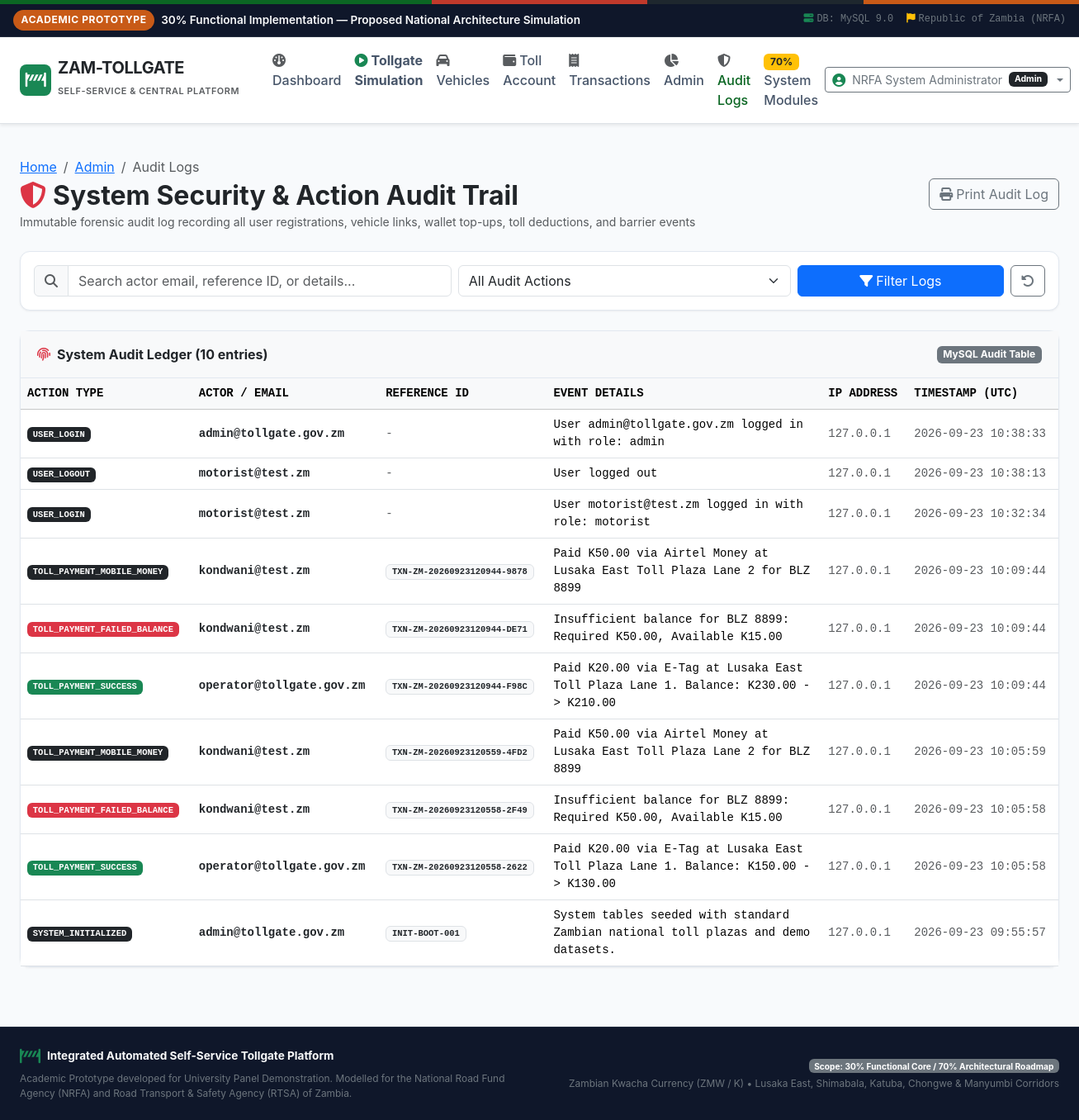
Screenshot of /admin/audit-logs (signed in) with the database file from the repository.
### models.py (models this page shows, shortened)
class AuditLog(db.Model):
    __tablename__ = 'audit_logs'
    id = db.Column(db.Integer, primary_key=True)
    action = db.Column(db.String(80), nullable=False, index=True)
    actor_email = db.Column(db.String(120), nullable=False)
    reference_id = db.Column(db.String(60), nullable=True)
    details = db.Column(db.Text, nullable=True)
    ip_address = db.Column(db.String(45), default='127.0.0.1')
    created_at = db.Column(db.DateTime, default=datetime.datetime.utcnow, index=True)

### routes/admin.py (the view)
@admin_bp.route('/admin/audit-logs')
@admin_required
def audit_logs():
    action_filter = request.args.get('action', '').strip()
    search = request.args.get('q', '').strip()
    query = AuditLog.query
    if action_filter:
        query = query.filter_by(action=action_filter)
    if search:
        query = query.filter(
            (AuditLog.actor_email.ilike(f'%{search}%')) |
            (AuditLog.reference_id.ilike(f'%{search}%')) |
            (AuditLog.details.ilike(f'%{search}%'))
        )
    logs = query.order_by(AuditLog.created_at.desc()).limit(100).all()
    distinct_actions = [a[0] for a in db.session.query(AuditLog.action).distinct().all()]
    return render_template('audit_logs.html', logs=logs, distinct_actions=distinct_actions, current_action=action_filter)

### routes/auth.py (called while the page is built)
def admin_required(f):
    @wraps(f)
    def decorated_function(*args, **kwargs):
        if 'user_id' not in session:
            flash('Administrator authentication required.', 'warning')
            return redirect(url_for('auth.login', next=request.url))
        if session.get('user_role') != 'admin':
            flash('Access denied. Administrator privileges required.', 'danger')
            return redirect(url_for('motorist.dashboard'))
        return f(*args, **kwargs)
    return decorated_function

### templates/audit_logs.html (shortened to what this page needs)
{% extends "base.html" %}
{% block content %}
<div class="container-fluid px-lg-4 py-4">
    <div class="d-flex justify-content-between align-items-center mb-4 flex-wrap gap-2">
        <div>
            <nav aria-label="breadcrumb">
                <ol class="breadcrumb mb-1">
                    <li class="breadcrumb-item"><a href="{{ url_for('index') }}">Home</a></li>
                    <li class="breadcrumb-item"><a href="{{ url_for('admin.dashboard') }}">Admin</a></li>
                    <li class="breadcrumb-item active" aria-current="page">Audit Logs</li>
                </ol>
            </nav>
            <h2 class="fw-bold mb-0 text-dark">
                <i class="fa fa-shield-halved text-danger me-2"></i>System Security & Action Audit Trail
            </h2>
            <small class="text-muted">Immutable forensic audit log recording all user registrations, vehicle links, wallet top-ups, toll deductions, and barrier events</small>
        </div>
        <button class="btn btn-outline-secondary" onclick="window.print()">
            <i class="fa fa-print me-1"></i>Print Audit Log
        </button>
    </div>
    <div class="card card-tech mb-4">
        <div class="card-body p-3">
            <form method="GET" action="{{ url_for('admin.audit_logs') }}" class="row g-2 align-items-center">
                <div class="col-md-5">
                    <div class="input-group">
                        <span class="input-group-text bg-light"><i class="fa fa-search text-muted"></i></span>
                        <input type="text" name="q" class="form-control" placeholder="Search actor email, reference ID, or details..." value="{{ request.args.get('q', '') }}">
                    </div>
                </div>
                <div class="col-md-4">
                    <select name="action" class="form-select">
                        <option value="">All Audit Actions</option>
                    </select>
                </div>
                <div class="col-md-3 d-flex gap-2">
                    <button type="submit" class="btn btn-primary flex-fill">
                        <i class="fa fa-filter me-1"></i>Filter Logs
                    </button>
                    <a href="{{ url_for('admin.audit_logs') }}" class="btn btn-outline-secondary">
                        <i class="fa fa-rotate-left"></i>
                    </a>
                </div>
            </form>
        </div>
    </div>
    <div class="card card-tech">
        <div class="card-tech-header bg-light">
            <span class="text-dark"><i class="fa fa-fingerprint me-2 text-danger"></i>System Audit Ledger ({{ logs | length }} entries)</span>
            <span class="badge bg-secondary">MySQL Audit Table</span>
        </div>
        <div class="card-body p-0">
            <div class="table-responsive">
                <table class="table table-hover align-middle mb-0 font-monospace small">
                    <thead class="table-light text-uppercase">
                        <tr>
                            <th>Action Type</th>
                            <th>Actor / Email</th>
                            <th>Reference ID</th>
                            <th>Event Details</th>
                            <th>IP Address</th>
                            <th>Timestamp (UTC)</th>
                        </tr>
                    </thead>
                    <tbody>
                        {% for log in logs %}
                        <tr>
                            <td>
                                {% if 'SUCCESS' in log.action or 'REGISTERED' in log.action %}
                                    <span class="badge bg-success">{{ log.action }}</span>
                                {% elif 'FAILED' in log.action or 'REJECTED' in log.action %}
                                    <span class="badge bg-danger">{{ log.action }}</span>
                                {% elif 'BARRIER' in log.action %}
                                    <span class="badge bg-warning text-dark">{{ log.action }}</span>
                                {% else %}
                                    <span class="badge bg-dark">{{ log.action }}</span>
                                {% endif %}
                            </td>
                            <td class="fw-semibold text-dark">{{ log.actor_email }}</td>
                            <td>
                                {% if log.reference_id %}
                                    <span class="badge bg-light text-dark border">{{ log.reference_id }}</span>
                                {% else %}
                                    <span class="text-muted">-</span>
                                {% endif %}
                            </td>
                            <td class="font-sans-serif" style="max-width: 320px;">
                                {{ log.details or '-' }}
                            </td>
                            <td class="text-muted">{{ log.ip_address }}</td>
                            <td class="text-muted">{{ log.created_at.strftime('%Y-%m-%d %H:%M:%S') if log.created_at else 'Recent' }}</td>
                        </tr>
                        {% else %}
                        <tr>
                            <td colspan="6" class="text-center py-4 text-muted font-sans-serif">
                                No audit log records found matching search filters.
                            </td>
                        </tr>
                        {% endfor %}
                    </tbody>
                </table>
            </div>
        </div>
    </div>
</div>
{% endblock %}

### static/css/custom.css (style rules this page uses)
:root { --zm-green: #0b6623; --zm-green-dark: #074b19; --zm-copper: #c85a17; --zm-copper-light: #e67e22; --zm-red: #c0392b; --zm-black: #1e272e; --zm-bg-light: #f8fafc; --zm-card-border: #e2e8f0; }
body { background-color: var(--zm-bg-light); font-family: -apple-system, BlinkMacSystemFont, "Segoe UI", Roboto, "Helvetica Neue", Arial, sans-serif; color: #334155; min-height: 100vh; display: flex; flex-direction: column; }
.card-tech { background: #ffffff; border: 1px solid var(--zm-card-border); border-radius: 0.75rem; box-shadow: 0 1px 3px 0 rgba(0, 0, 0, 0.05), 0 1px 2px -1px rgba(0, 0, 0, 0.05); transition: box-shadow 0.2s ease; }
.card-tech-header { background: transparent; border-bottom: 1px solid var(--zm-card-border); padding: 1rem 1.25rem; font-weight: 700; display: flex; align-items: center; justify-content: space-between; }

### rows the page displays
AuditLog: action "USER_LOGIN", actor_email "admin@tollgate.gov.zm", details "User admin@tollgate.gov.zm logged in with role: admin", ip_address "127.0.0.1", created_at "2026-09-23 10:38:33"
AuditLog: action "USER_LOGOUT", actor_email "motorist@test.zm", details "User logged out", ip_address "127.0.0.1", created_at "2026-09-23 10:38:13"
AuditLog: action "USER_LOGIN", actor_email "motorist@test.zm", details "User motorist@test.zm logged in with role: motorist", ip_address "127.0.0.1", created_at "2026-09-23 10:32:34"
AuditLog: action "TOLL_PAYMENT_MOBILE_MONEY", actor_email "kondwani@test.zm", reference_id "TXN-ZM-20260923120944-9878", details "Paid K50.00 via Airtel Money at Lusaka East Toll Plaza Lane 2 for BLZ 8899", ip_address "127.0.0.1", created_at "2026-09-23 10:09:44"
AuditLog: action "TOLL_PAYMENT_FAILED_BALANCE", actor_email "kondwani@test.zm", reference_id "TXN-ZM-20260923120944-DE71", details "Insufficient balance for BLZ 8899: Required K50.00, Available K15.00", ip_address "127.0.0.1", created_at "2026-09-23 10:09:44"
AuditLog: action "TOLL_PAYMENT_SUCCESS", actor_email "operator@tollgate.gov.zm", reference_id "TXN-ZM-20260923120944-F98C", details "Paid K20.00 via E-Tag at Lusaka East Toll Plaza Lane 1. Balance: K230.00 -> K210.00", ip_address "127.0.0.1", created_at "2026-09-23 10:09:44"
AuditLog: action "TOLL_PAYMENT_MOBILE_MONEY", actor_email "kondwani@test.zm", reference_id "TXN-ZM-20260923120559-4FD2", details "Paid K50.00 via Airtel Money at Lusaka East Toll Plaza Lane 2 for BLZ 8899", ip_address "127.0.0.1", created_at "2026-09-23 10:05:59"
AuditLog: action "TOLL_PAYMENT_FAILED_BALANCE", actor_email "kondwani@test.zm", reference_id "TXN-ZM-20260923120558-2F49", details "Insufficient balance for BLZ 8899: Required K50.00, Available K15.00", ip_address "127.0.0.1", created_at "2026-09-23 10:05:58"
AuditLog: action "TOLL_PAYMENT_SUCCESS", actor_email "operator@tollgate.gov.zm", reference_id "TXN-ZM-20260923120558-2622", details "Paid K20.00 via E-Tag at Lusaka East Toll Plaza Lane 1. Balance: K150.00 -> K130.00", ip_address "127.0.0.1", created_at "2026-09-23 10:05:58"
AuditLog: action "SYSTEM_INITIALIZED", actor_email "admin@tollgate.gov.zm", reference_id "INIT-BOOT-001", details "System tables seeded with standard Zambian national toll plazas and demo datasets.", ip_address "127.0.0.1", created_at "2026-09-23 09:55:57"

### other values shown
{{ active_db_engine }} "MySQL 9.0"
{{ current_user_name }} "NRFA System Administrator"
{{ current_user_role }} "Admin"
{{ logs | length }} "10"
